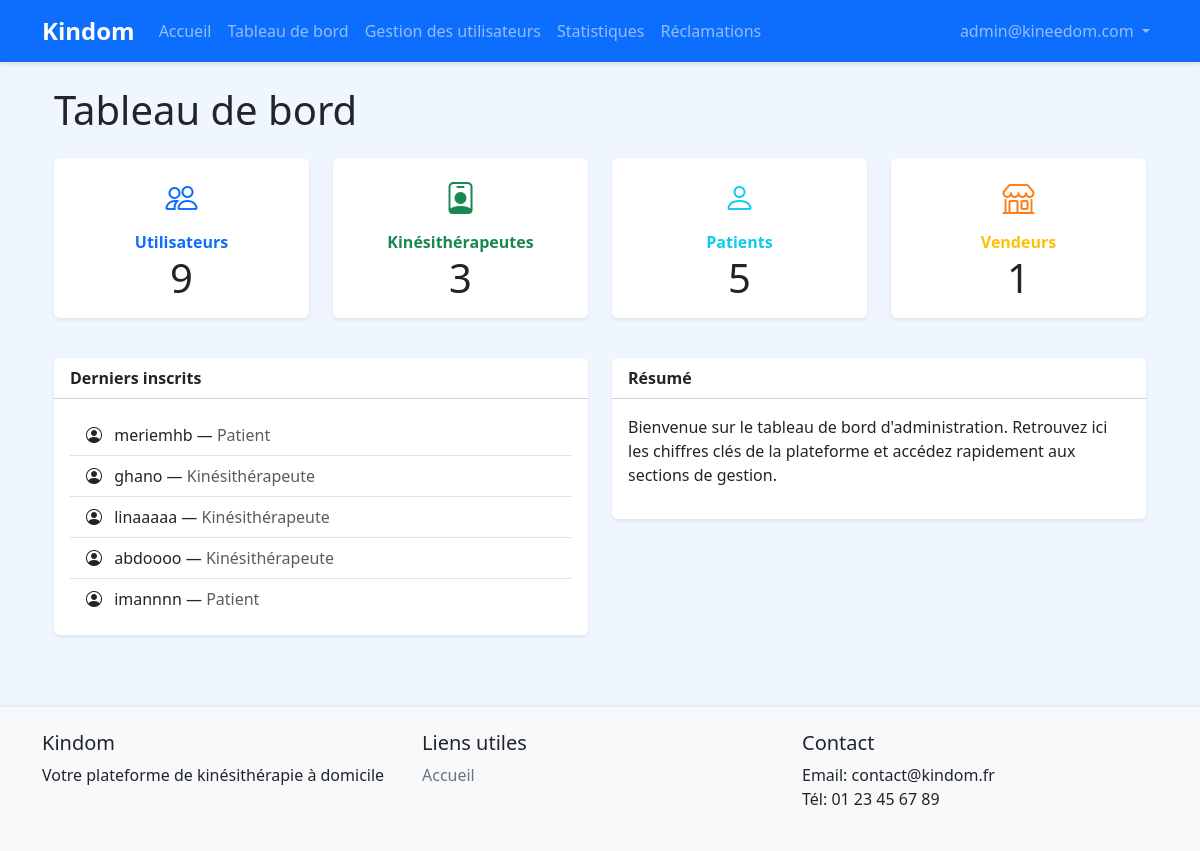
Before: /admin-dashboard/ (signed in) with the older database file.
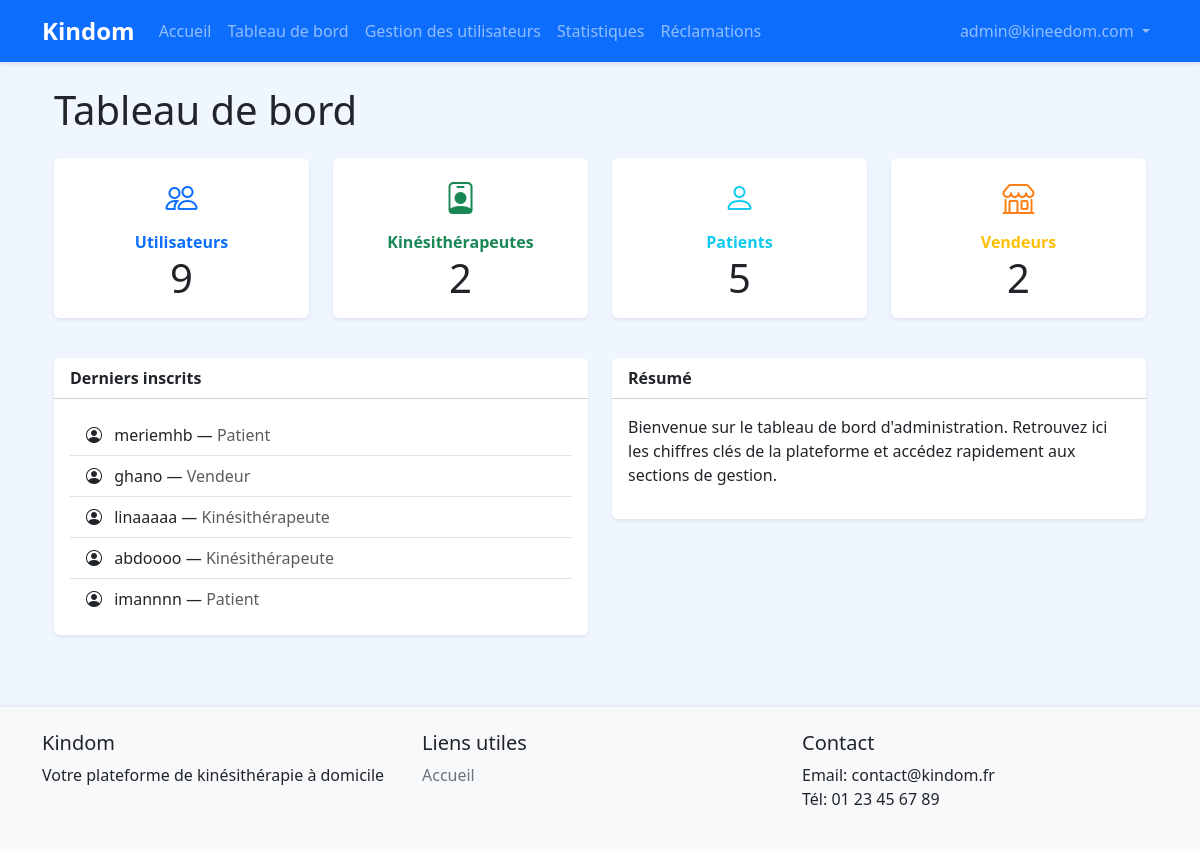
After: the same page with the newer database file.
### accounts/models.py (models this page shows, shortened)
class CustomUser(AbstractUser):
    USER_TYPE_CHOICES = (
        ('patient', 'Patient'),
        ('kine', 'Kinésithérapeute'),
        ('vendor', 'Vendeur'),
        ('admin', 'Administrateur'),
    )
    user_type = models.CharField(max_length=20, choices=USER_TYPE_CHOICES, default='patient')
    phone_number = models.CharField(max_length=15, blank=True)
    address = models.TextField(blank=True)
    profile_picture = models.ImageField(upload_to='profile_pics/', blank=True, null=True)
    bio = models.TextField(blank=True)
    is_validated = models.BooleanField(default=True)  # True par défaut, sauf pour les kinés
    diplome = models.CharField(max_length=100, blank=True, null=True, verbose_name="Diplôme")
    wilaya = models.CharField(max_length=50, blank=True, null=True, verbose_name="Wilaya")
    diplome_file = models.ImageField(upload_to='diplomes/', blank=True, null=True, verbose_name="Photo du diplôme")

### accounts/views.py (the view)
# urls.py: path('admin-dashboard/', views.admin_dashboard, name='admin_dashboard'),
@staff_member_required
def admin_dashboard(request):
    stats = {
        'total_users': CustomUser.objects.exclude(user_type='admin').count(),
        'total_kines': CustomUser.objects.filter(user_type='kine').count(),
        'total_patients': CustomUser.objects.filter(user_type='patient').count(),
        'total_vendors': CustomUser.objects.filter(user_type='vendor').count(),
    }
    latest_users = CustomUser.objects.exclude(user_type='admin').order_by('-date_joined')[:5]
    return render(request, 'admin_custom/dashboard.html', {'stats': stats, 'latest_users': latest_users})

### templates/admin_custom/dashboard.html (shortened to what this page needs)
{% extends 'base.html' %}
{% block content %}
<div class="container-fluid">
    <h1 class="mb-4">Tableau de bord</h1>
    <div class="row mb-4">
        <div class="col-md-3 mb-3">
            <div class="card shadow-sm border-0">
                <div class="card-body text-center">
                    <div class="mb-2"><i class="bi bi-people" style="font-size:2rem; color:#0d6efd;"></i></div>
                    <div class="fw-bold text-primary">Utilisateurs</div>
                    <div class="display-6">{{ stats.total_users }}</div>
                </div>
            </div>
        </div>
        <div class="col-md-3 mb-3">
            <div class="card shadow-sm border-0">
                <div class="card-body text-center">
                    <div class="mb-2"><i class="bi bi-person-badge" style="font-size:2rem; color:#198754;"></i></div>
                    <div class="fw-bold text-success">Kinésithérapeutes</div>
                    <div class="display-6">{{ stats.total_kines }}</div>
                </div>
            </div>
        </div>
        <div class="col-md-3 mb-3">
            <div class="card shadow-sm border-0">
                <div class="card-body text-center">
                    <div class="mb-2"><i class="bi bi-person" style="font-size:2rem; color:#0dcaf0;"></i></div>
                    <div class="fw-bold text-info">Patients</div>
                    <div class="display-6">{{ stats.total_patients }}</div>
                </div>
            </div>
        </div>
        <div class="col-md-3 mb-3">
            <div class="card shadow-sm border-0">
                <div class="card-body text-center">
                    <div class="mb-2"><i class="bi bi-shop" style="font-size:2rem; color:#fd7e14;"></i></div>
                    <div class="fw-bold text-warning">Vendeurs</div>
                    <div class="display-6">{{ stats.total_vendors }}</div>
                </div>
            </div>
        </div>
    </div>
    <div class="row g-4">
        <div class="col-md-6">
            <div class="card shadow-sm border-0">
                <div class="card-header bg-white fw-bold">Derniers inscrits</div>
                <div class="card-body">
                    <ul class="list-group list-group-flush">
                        {% for user in latest_users %}
                        <li class="list-group-item">
                            <i class="bi bi-person-circle me-2"></i>
                            {{ user.username }} — <span class="text-muted">{{ user.get_user_type_display }}</span>
                        </li>
                        {% empty %}
                        <li class="list-group-item text-muted">Aucun nouvel utilisateur</li>
                        {% endfor %}
                    </ul>
                </div>
            </div>
        </div>
        <div class="col-md-6">
            <div class="card shadow-sm border-0">
                <div class="card-header bg-white fw-bold">Résumé</div>
                <div class="card-body">
                    <p>Bienvenue sur le tableau de bord d'administration. Retrouvez ici les chiffres clés de la plateforme et accédez rapidement aux sections de gestion.</p>
                </div>
            </div>
        </div>
    </div>
</div>
<link rel="stylesheet" href="https://cdn.jsdelivr.net/npm/bootstrap-icons@1.10.5/font/bootstrap-icons.css">
{% endblock %}

Changed rows visible on the page:
changed CustomUser "ghano": user_type "Kinésithérapeute" → "Vendeur"
Other visible differences:
{{ stats.total_kines }}: "3" → "2"
{{ stats.total_vendors }}: "1" → "2"
